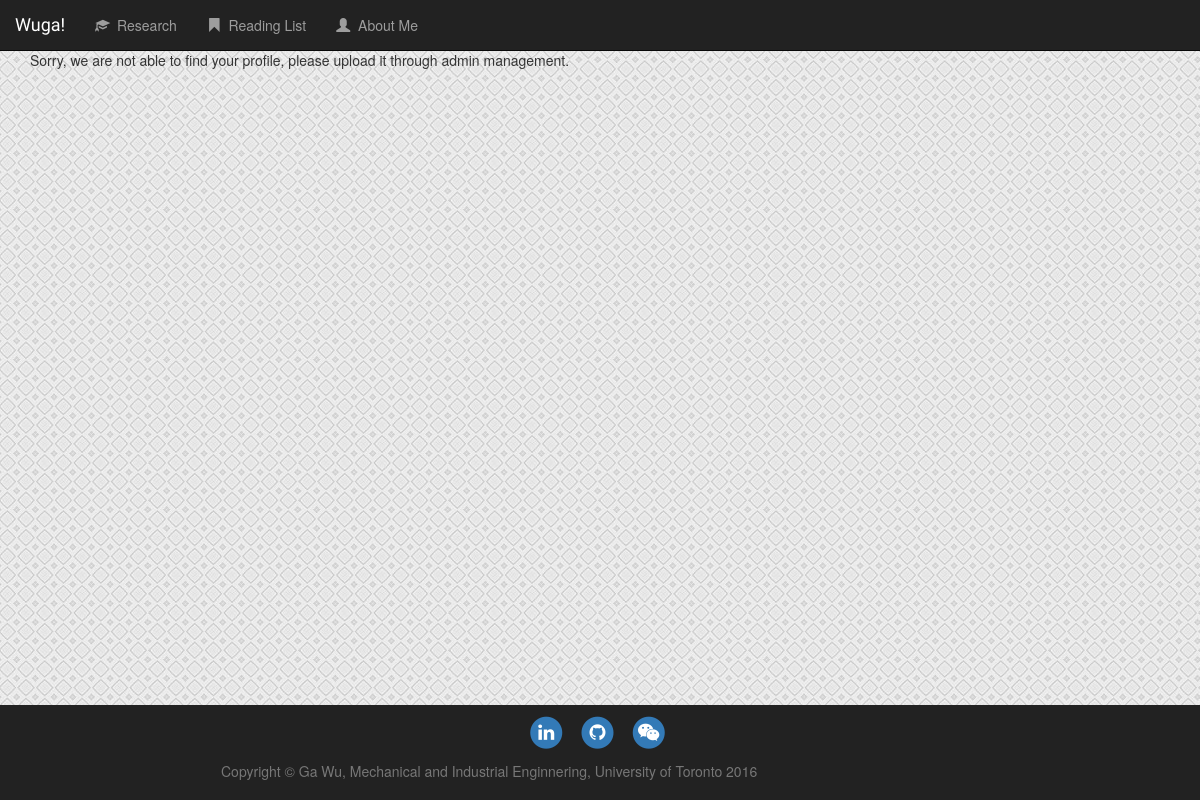
Page /about/ on the earlier database version.
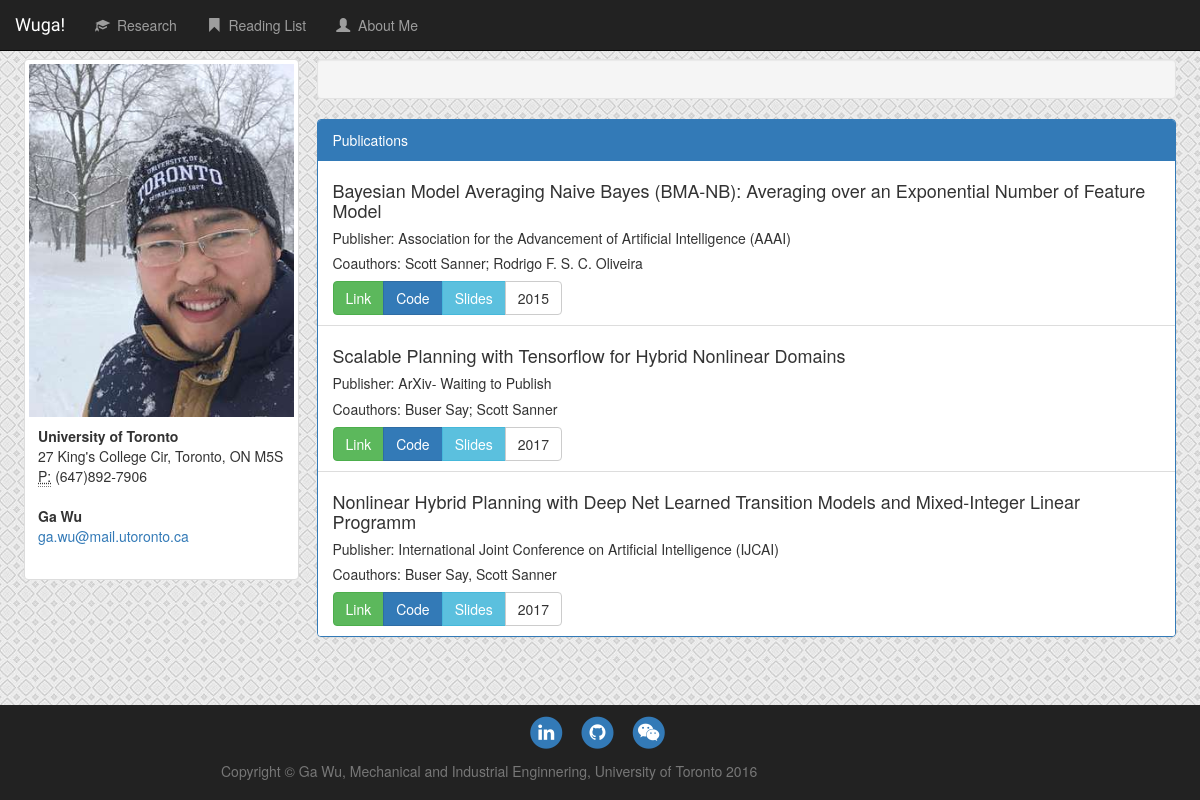
Same page on the later database version.
### about/models.py (models this page shows, shortened)
class Profile(models.Model):
    name = models.CharField(max_length=100)
    occupation = models.CharField(max_length=100)
    email = models.EmailField()
    phone_regex = RegexValidator(regex=r'^(\([0-9]{3}\)|[0-9]{3}-)[0-9]{3}-[0-9]{4}$',
                                 message="Need Valid Phone Number")
    phone = models.CharField(max_length=15, validators=[phone_regex], blank=True)
    address = models.CharField(max_length=200)
    photo = ProcessedImageField(blank=False,
                                      processors=[ResizeToFill(300, 400)],
                                      format='JPEG',
                                      options={'quality': 60})
    biography = MarkdownxField(blank=True)
    @property
    def formatted_biography(self):
        return markdownify(self.biography)

class Publication(models.Model):
    PUBLICATION_CATEGORY = (
        ('AAAI', "Association for the Advancement of Artificial Intelligence (AAAI)"),
        ('NIPS', "Neural Information Processing Systems (NIPS)"),
        ('IJCAI', "International Joint Conference on Artificial Intelligence (IJCAI)"),
        ('ICML', "International Conference on Machine Learning (ICML)"),
        ('ARXIV', "ArXiv- Waiting to Publish")
    )
    profile = models.ForeignKey(Profile, on_delete=models.CASCADE)
    title = models.CharField(max_length=100)
    time = models.DateField()
    coauthors = models.CharField(max_length=100, blank=True)
    publisher = models.CharField(max_length=10, choices=PUBLICATION_CATEGORY, default='AAAI')
    paper_link = models.CharField(max_length=200)
    code_link = models.CharField(max_length=200, blank=True)
    presentation_link = models.CharField(max_length=200, blank=True)

### about/views.py (the view)
def indexview(request):
    profiles = Profile.objects.all()
    context = {
        "profiles": profiles,
    }
    return render(request, 'about/index.html', context)

### about/templates/about/index.html (shortened to what this page needs)
{% extends 'base.html' %}
{% block content %}
{% if profiles %}
    <div class="row">
{% for profile in profiles %}
    <div class="col-sm-4 col-md-4 col-lg-3 well-sm">
    <div class="thumbnail">
        <img src="{{ profile.photo.url }}">
        <div class="caption well-sm">
            <address>
              <strong>{{ profile.occupation }}</strong><br>
              {{ profile.address }}<br>
              <abbr title="Phone">P:</abbr> {{ profile.phone }}
            </address>
            <address>
              <strong>{{ profile.name }}</strong><br>
              <a href="mailto:{{ profile.email }}">{{ profile.email }}</a>
            </address>
        </div>
    </div>
    </div>
    <div class="col-sm-8 col-md-8 col-lg-9 well-sm">
        <div class="well">
        </div>
        <div class="panel panel-primary">
            <div class="panel-heading">Publications</div>
                <div class="list-group">
                    {% if profile.publication_set %}
                        {% for publication in profile.publication_set.all %}
                            <ul class="list-group-item">
                                <h4>{{ publication.title }}</h4>
                                <h5>Publisher: {{ publication.get_publisher_display }}</h5>
                                <h5>Coauthors: {{ publication.coauthors }}</h5>
                                <div class="btn-group" role="group" aria-label="...">
                                    <a class="btn btn-success" href="{{ publication.paper_link }}">Link</a>
                                    <a class="btn btn-primary" href="{{ publication.code_link }}">Code</a>
                                    <a class="btn btn-info" href="{{ publication.presentation_link }}">Slides</a>
                                    <a class="btn btn-default">{{ publication.time.year }}</a>
                                </div>
                            </ul>
                        {% endfor %}
                    {% else %}
                        <p>There is no webpage to share under this reading list!</p>
                    {% endif %}
                </div>
        </div>
    </div>
{% endfor %}
    </div>
{% else %}
Sorry, we are not able to find your profile, please upload it through admin management.
{% endif %}
{% endblock %}

### home/templates/base.html (shortened to what this page needs)
<!DOCTYPE html>
<html lang="en">
{% load static %}
<link rel="stylesheet" href="https://maxcdn.bootstrapcdn.com/bootstrap/3.3.7/css/bootstrap.min.css">
<link href="//maxcdn.bootstrapcdn.com/font-awesome/4.1.0/css/font-awesome.min.css" rel="stylesheet">
<link rel="stylesheet" type="text/css" href="{% static 'home/style.css' %}" />
<head>
</head>
<body>
<nav class="navbar navbar-inverse navbar-fixed-top">
    <div class="container-fluid">
        <div class="navbar-header">
            <a class="navbar-brand" style="font-family: 'Gloria Hallelujah', cursive;" href="{% url 'home:index' %}">Wuga!</a>
        </div>
        <div class="collapse navbar-collapse" id="topNavBar">
            <ul class="nav navbar-nav">
                <li class="{% block research_active %}{% endblock %}"><a href="{% url 'research:index' %}">
                    <span class="glyphicon glyphicon-education" aria-hidden="true"></span>&nbsp; Research</a>
                </li>
            </ul>
            <ul class="nav navbar-nav">
                <li class="{% block reading_list %}{% endblock %}"><a href="{% url 'reading:index' %}">
                    <span class="glyphicon glyphicon-bookmark" aria-hidden="true"></span>&nbsp; Reading List</a>
                </li>
            </ul>
            <ul class="nav navbar-nav">
                <li class="{% block about_me %}{% endblock %}"><a href="{% url 'about:index' %}">
                    <span class="glyphicon glyphicon-user" aria-hidden="true"></span>&nbsp; About Me</a>
                </li>
            </ul>
        </div>
    </div>
</nav>
<div class="container">
        {% block content %}
        {% endblock %}
</div>
<div class="container well-lg">
</div>
<div class="container well-lg">
</div>
    <footer class="navbar-inverse navbar-fixed-bottom">
        <div class="container-fluid">
            <div class="row well-sm">
                <div class="col-sm-8 col-sm-offset-2 col-md-8 col-md-offset-2">
                    <ul class="list-inline text-center">
                        <li>
                            <a href="https://www.linkedin.com/in/mrwuga/">
                                <span class="fa-stack fa-lg">
                                    <i class="fa fa-circle fa-stack-2x"></i>
                                    <i class="fa fa-linkedin fa-stack-1x fa-inverse"></i>
                                </span>
                            </a>
                        </li>
                        <li>
                            <a href="https://github.com/wuga214">
                                <span class="fa-stack fa-lg">
                                    <i class="fa fa-circle fa-stack-2x"></i>
                                    <i class="fa fa-github fa-stack-1x fa-inverse"></i>
                                </span>
                            </a>
                        </li>
                        <li>
                            <a href="weixin://dl/chat?wugasama">
                                <span class="fa-stack fa-lg">
                                    <i class="fa fa-circle fa-stack-2x"></i>
                                    <i class="fa fa-weixin fa-stack-1x fa-inverse"></i>
                                </span>
                            </a>
                        </li>
                    </ul>
                    <p class="copyright text-muted">Copyright &copy; Ga Wu, Mechanical and Industrial Enginnering,
                        University of Toronto 2016</p>
                </div>
            </div>
        </div>
    </footer>
</body>
</html>

### home/static/home/style.css (style rules this page uses)
body { background: white url("images/background.jpg"); padding-top: 50px; }

Differences in the rows shown:
added Profile: photo (picture), occupation "University of Toronto", address "27 King's College Cir, Toronto, ON M5S", phone "(647)892-7906", name "Ga Wu", email "ga.wu@mail.utoronto.ca"
added Publication: title "Bayesian Model Averaging Naive Bayes (BMA-NB): Averaging over an Exponential Number of Feature Model", publisher "Association for the Advancement of Artificial Intelligence (AAAI)", coauthors "Scott Sanner; Rodrigo F. S. C. Oliveira", time.year "2015"
added Publication: title "Scalable Planning with Tensorflow for Hybrid Nonlinear Domains", publisher "ArXiv- Waiting to Publish", coauthors "Buser Say; Scott Sanner", time.year "2017"
added Publication: title "Nonlinear Hybrid Planning with Deep Net Learned Transition Models and Mixed-Integer Linear Programm", publisher "International Joint Conference on Artificial Intelligence (IJCAI)", coauthors "Buser Say, Scott Sanner", time.year "2017"
Other differences:
text no longer shown: "Sorry, we are not able to find your profile, please upload it through admin management."
